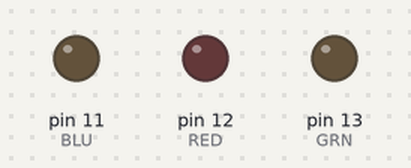
The sketch below on a simulated Arduino Uno, built with avr-gcc and run on an emulated ATmega328P. Shown: output pins drawn as LEDs (lit = HIGH).

Above: at 0.1 s.
At 2.6 s:
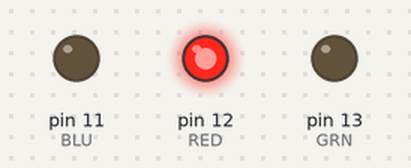
At 13.11 s:
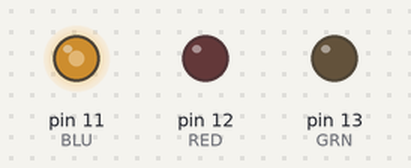
At 16.42 s:
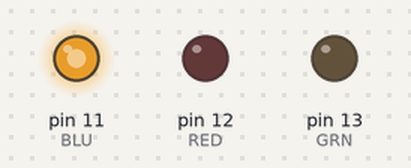
At 23.1 s:
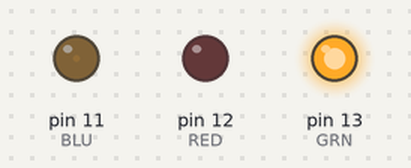
At 39.6 s:
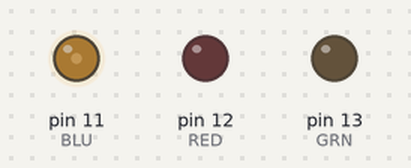
Timing chart, 0 to 40.0 s (numbered marks = the images above):
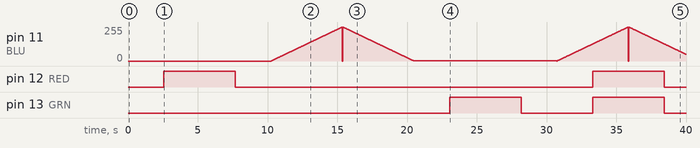

The sketch:

RGB_CONTROL_tutorial.ino
```cpp
//carter watson
//06/23/2019
//attempt to conrol rgb light strip
//RGB Control trial
//Help from Make Use Of


#define BLU 11
#define RED 12
#define GRN 13

int brightness = 255;
int fadeSpeed = 20;

int gBright = 0;
int rBright = 0;
int bBright = 0;


void setup() {

  pinMode(GRN, OUTPUT);
  pinMode(RED, OUTPUT);
  pinMode(BLU, OUTPUT);

}


void TurnOn(){
//RED
    for (int i=0;i<256; i++){

      analogWrite(RED, rBright);
      rBright +=1;
      delay(fadeSpeed);

    }
          analogWrite(RED, rBright);
    for (int i=0;i<256; i++){

      analogWrite(RED, rBright);
      rBright -=1;
      delay(fadeSpeed);

    }
//BLUE
    for (int i=0;i<256; i++){

      analogWrite(BLU, bBright);
      bBright +=1;
      delay(fadeSpeed);

    }
          analogWrite(BLU, bBright);
    for (int i=0;i<256; i++){

      analogWrite(BLU, bBright);
      bBright -=1;
      delay(fadeSpeed);

    }
//GREEN
    for (int i=0;i<256; i++){

      analogWrite(GRN, gBright);
      gBright +=1;
      delay(fadeSpeed);
    }
          analogWrite(GRN, gBright);
    for (int i=0;i<256; i++){

      analogWrite(GRN, gBright);
      gBright -=1;
      delay(fadeSpeed);

    }

//WHITE
    for (int i=0;i<256; i++){

      analogWrite(GRN, gBright);
      gBright +=1;

      analogWrite(BLU, bBright);
      bBright +=1;

      analogWrite(RED, rBright);
      rBright +=1;
      delay(fadeSpeed);
    }

    for (int i=0;i<256; i++){

      analogWrite(GRN, gBright);
      gBright -=1;

      analogWrite(BLU, bBright);
      bBright -=1;

      analogWrite(RED, rBright);
      rBright -=1;
      delay(fadeSpeed);
    }
}


void loop(){
  TurnOn();
}
```

Measured:
- by itself, pin 12 (RED): alternates HIGH for 5.1 s and LOW for 25.6 s
- by itself, pin 13 (GRN): LOW → HIGH at 23.1 s, → LOW 5.1 s later, → HIGH 5.1 s later, → LOW 5.1 s later, … (4 changes in this stretch)
